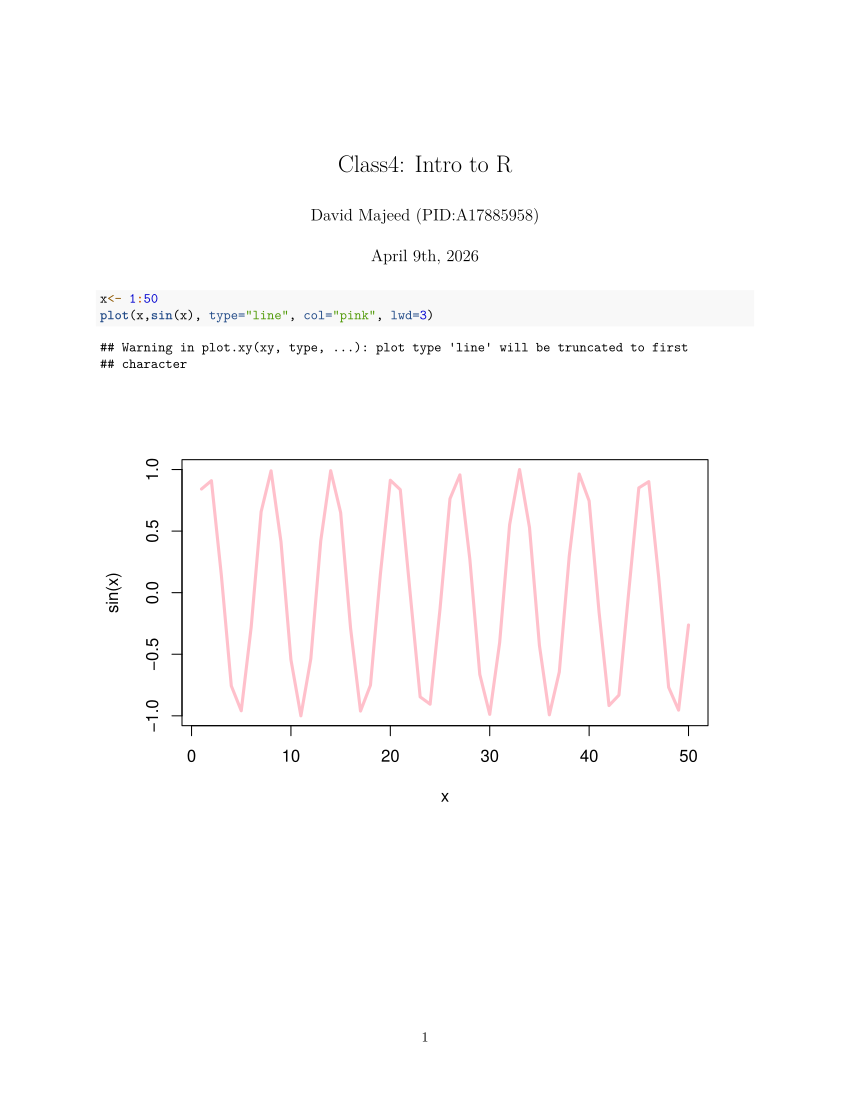

R code for this plot:
#' ---
#' title: "Class4: Intro to R"
#' author: "David Majeed (PID:A17885958)"
#' date: "April 9th, 2026"
#' ---
x<- 1:50
plot(x,sin(x), type="line", col="pink", lwd=3)
